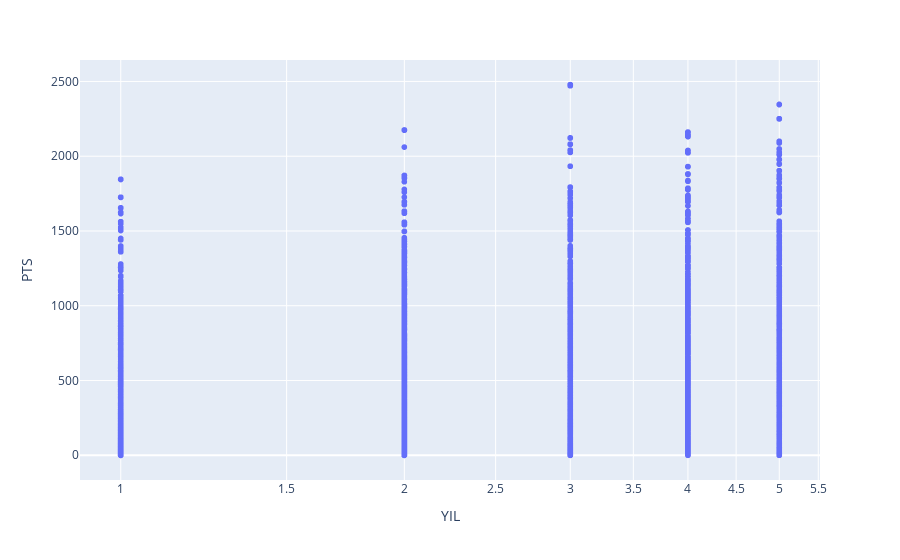

Here is the notebook cell this chart was saved with:
### Code cell
import plotly.express as px


fig = px.scatter(twenty_years_all_players, x="YIL", y="PTS", log_x=True, hover_name="PLAYER_ID", hover_data=["PTS"])

fig.show()

### Figure 1 — Plotly figure (JSON) as saved in the notebook; plotly's stock layout.template omitted (floating-point values rounded to 4 significant figures; data arrays with more than 128 entries replaced by an {"elided": "..."} marker saying what was removed)
{"data": [{"customdata": {"elided": "7289x1 int values"}, "hovertemplate": "<b>%{hovertext}</b><br><br>YIL=%{x}<br>PTS=%{customdata[0]}<extra></extra>", "hovertext": {"elided": "7289 int values"}, "legendgroup": "", "marker": {"color": "#636efa", "symbol": "circle"}, "mode": "markers", "name": "", "showlegend": false, "type": "scattergl", "x": {"elided": "7289 int values"}, "xaxis": "x", "y": {"elided": "7289 int values"}, "yaxis": "y"}], "layout": {"legend": {"tracegroupgap": 0}, "margin": {"t": 60}, "xaxis": {"anchor": "y", "domain": [0, 1], "title": {"text": "YIL"}, "type": "log"}, "yaxis": {"anchor": "x", "domain": [0, 1], "title": {"text": "PTS"}}}}
